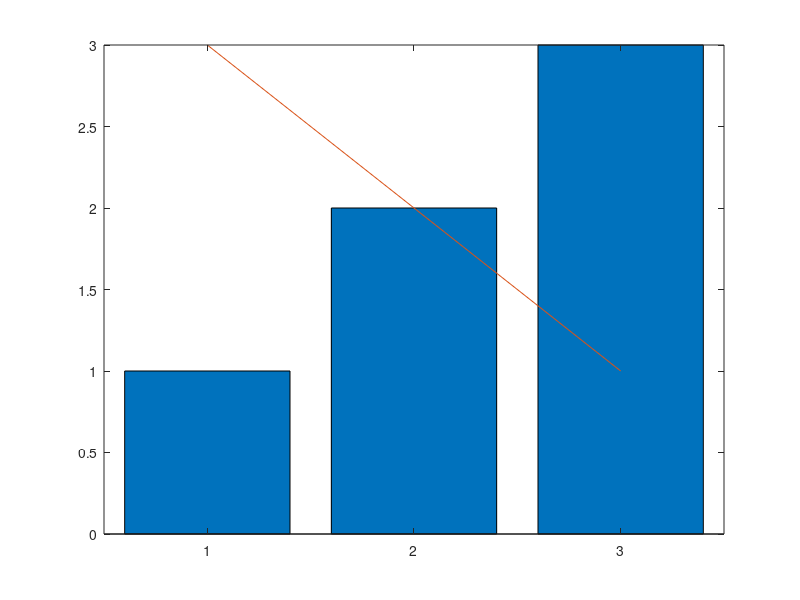

MATLAB code to generate this figure: (Note: this script raises an error after producing the figure.)
%=============================================================================
% Copyright (c) 2016-present Allan CORNET (Nelson)
%=============================================================================
% This file is part of Nelson.
%=============================================================================
% LICENCE_BLOCK_BEGIN
% SPDX-License-Identifier: LGPL-3.0-or-later
% LICENCE_BLOCK_END
%=============================================================================
% <--ADV-CLI MODE-->
%=============================================================================
% A deleted graphics object stays invalid: objects created afterwards never
% take its handle, so a stale handle cannot reach them.
%=============================================================================
f = figure('Visible', 'off');
ax = axes(f);
t = text(ax, 0.5, 0.5, 'hi');
l = line(ax, 1:3, 1:3);
cla(ax);
b = bar(ax, 1:3);
p = line(ax, 1:3, 3:-1:1);
assert_isfalse(isvalid(t));
assert_isfalse(isvalid(l));
assert_istrue(isvalid(b));
assert_istrue(isvalid(p));
assert_istrue(getFails(t, 'Type'));
assert_istrue(getFails(l, 'Type'));
assert_istrue(setFails(t, 'String', 'x'));
assert_isequal(get(b, 'Type'), 'bar');
%=============================================================================
h = gobjects(1, 50);
for k = 1:50
  h(k) = line(ax, 1:2, 1:2);
end
delete(h(1:25));
n = line(ax, 1:2, 1:2);
assert_isfalse(any(arrayfun(@(x) isequal(x, n), h(1:25))));
assert_isfalse(any(isvalid(h(1:25))));
assert_istrue(all(isvalid(h(26:50))));
delete(f);
%=============================================================================
function failed = getFails(h, name)
  failed = false;
  try
    get(h, name);
  catch
    failed = true;
  end
end
%=============================================================================
function failed = setFails(h, name, value)
  failed = false;
  try
    set(h, name, value);
  catch
    failed = true;
  end
end
%=============================================================================
